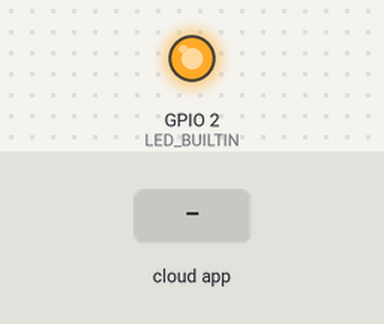
A sketch run on a simulated ESP8266 (NodeMCU). Parts: output pins drawn as LEDs (lit = HIGH, except the on-board LED, lit = LOW). The test bench sets the inputs (shaded band). WiFi joins after 1.5 s; servers stay silent unless stated; the Firebase database answers and starts empty; what the sketch prints to the serial monitor is not drawn.

Above: at 2.8 s.
2.9 s: the phone or cloud app sets LEDStatus to 1
At 4.1 s:
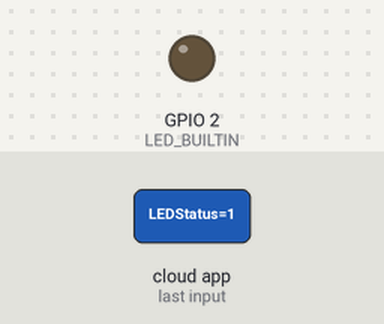
4.4 s: the phone or cloud app sets LEDStatus to 0
At 5.8 s:
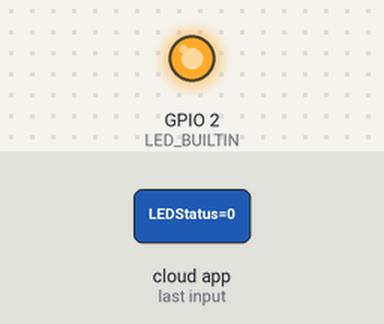
Timing chart, 0 to 7.4 s (numbered marks = the images above; inputs shaded):
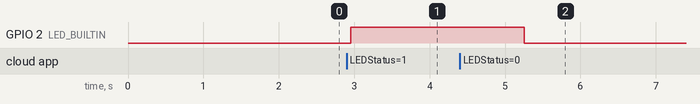

Measured:
- after the input at 2.9 s, GPIO 2 (LED_BUILTIN): LOW → HIGH after 0.05 s
- after the input at 4.4 s, GPIO 2 (LED_BUILTIN): HIGH → LOW after 0.85 s

The sketch:

firebase.ino
```cpp
#include <ESP8266WiFi.h>
#include <FirebaseArduino.h>

#define FIREBASE_HOST "HOST"
#define FIREBASE_AUTH "AUTH_KEY"
#define wifi_ssid "SSID"
#define wifi_pass "PASS"

void setup() {
  // put your setup code here, to run once:
  Serial.begin(115200);
  WiFi.begin(wifi_ssid,wifi_pass);
  Serial.print("Connecting...");
  while (WiFi.status() != WL_CONNECTED) {
    Serial.print(".");
    delay(500);
    }
  Serial.println("Connected");
  Serial.println(WiFi.localIP());
  Firebase.begin(FIREBASE_HOST,FIREBASE_AUTH);
  Firebase.setInt("LEDStatus",0);
  pinMode(LED_BUILTIN, OUTPUT);
}

void loop() {
  // put your main code here, to run repeatedly:
  if(Firebase.getInt("LEDStatus")){
    digitalWrite(LED_BUILTIN, HIGH);
    }
  else{
    digitalWrite(LED_BUILTIN,LOW);
    }

  if (Firebase.failed()){
    Serial.println("Setting Number Failed...");
    Serial.println(Firebase.error());
    }
    delay(1000);
}
```
